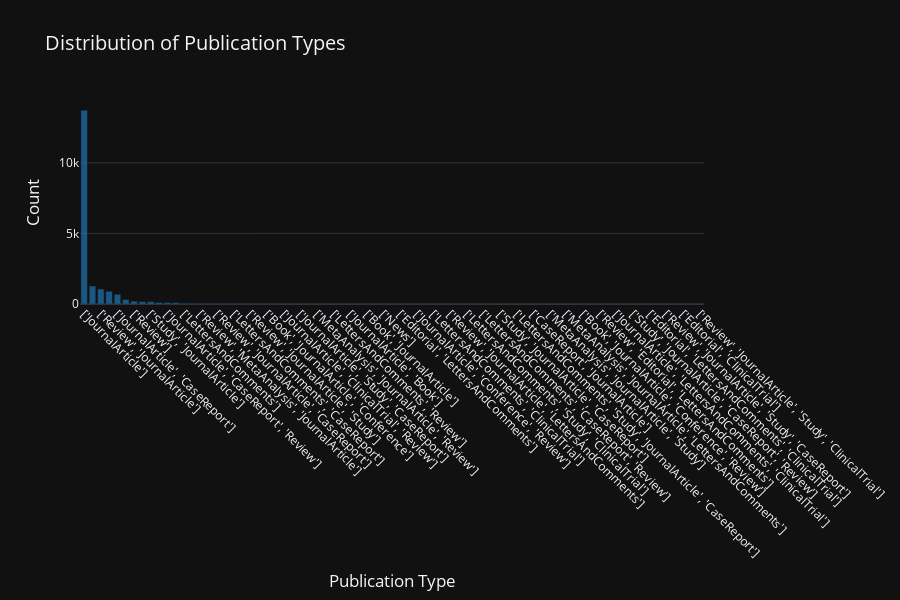

The code cell stored with this chart in its notebook:
### Markdown cell above
# Publication Type Analysis using Plotly

### Code cell
# Group by publicationTypes and count the number of publications in each type
publication_type_counts = df['publicationTypes'].value_counts().reset_index()
publication_type_counts.columns = ['Publication Type', 'Count']

# Create an interactive bar chart using Plotly Express
fig = px.bar(publication_type_counts, x='Publication Type', y='Count',
             title='Distribution of Publication Types',
             labels={'Publication Type': 'Publication Type', 'Count': 'Count'},
             template='plotly_dark')

# Customize the appearance of the chart
fig.update_traces(marker_color='#1f77b4', opacity=0.7)

# Adjust the layout for better visibility
fig.update_layout(
    xaxis_title='Publication Type',
    yaxis_title='Count',
    xaxis_tickangle=45,
    xaxis_tickfont_size=12,
    yaxis_tickfont_size=12,
    font=dict(size=14),
    showlegend=False,
    height=600,  # Increase the chart height for better visibility
)

# Show the interactive chart
fig.show()

### Figure 1 — Plotly figure (JSON) as saved in the notebook; plotly's stock layout.template omitted (floating-point values rounded to 4 significant figures)
{"data": [{"alignmentgroup": "True", "hovertemplate": "Publication Type=%{x}<br>Count=%{y}<extra></extra>", "legendgroup": "", "marker": {"color": "#1f77b4", "pattern": {"shape": ""}}, "name": "", "offsetgroup": "", "opacity": 0.7, "orientation": "v", "showlegend": false, "textposition": "auto", "type": "bar", "x": ["['JournalArticle']", "['JournalArticle', 'Review']", "['Review', 'JournalArticle']", "['JournalArticle', 'Study']", "['JournalArticle', 'CaseReport']", "['JournalArticle', 'ClinicalTrial']", "['Review']", "['Study', 'JournalArticle', 'ClinicalTrial']", "['Study', 'JournalArticle']", "['JournalArticle', 'Conference']", "['JournalArticle', 'CaseReport', 'Review']", "['JournalArticle', 'Study', 'ClinicalTrial']", "['LettersAndComments']", "['JournalArticle', 'Study', 'Review']", "['Review', 'MetaAnalysis', 'JournalArticle']", "['Editorial']", "['Review', 'JournalArticle', 'CaseReport']", "['MetaAnalysis', 'JournalArticle']", "['LettersAndComments', 'CaseReport']", "['Study', 'JournalArticle', 'Review']", "['Review', 'JournalArticle', 'Study']", "['JournalArticle', 'Book', 'Conference']", "['Book', 'JournalArticle', 'Conference']", "['JournalArticle', 'ClinicalTrial', 'Study']", "['JournalArticle', 'ClinicalTrial', 'Review']", "['Study', 'JournalArticle', 'ClinicalTrial', 'Review']", "['JournalArticle', 'Study', 'CaseReport']", "['JournalArticle', 'LettersAndComments']", "['MetaAnalysis', 'JournalArticle', 'Review']", "['JournalArticle', 'ClinicalTrial', 'CaseReport']", "['LettersAndComments', 'Review']", "['LettersAndComments', 'Study']", "['JournalArticle', 'Book']", "['Editorial', 'Review']", "['Book', 'JournalArticle']", "['JournalArticle', 'Study', 'ClinicalTrial', 'Review']", "['News']", "['JournalArticle', 'Editorial']", "['Editorial', 'LettersAndComments']", "['Review', 'JournalArticle', 'ClinicalTrial']", "['JournalArticle', 'Conference', 'Review']", "['LettersAndComments', 'JournalArticle']", "['LettersAndComments', 'ClinicalTrial']", "['LettersAndComments', 'JournalArticle', 'Review']", "['Review', 'JournalArticle', 'LettersAndComments']", "['Review', 'Editorial']", "['LettersAndComments', 'Study', 'ClinicalTrial']", "['Conference']", "['LettersAndComments', 'CaseReport', 'Review']", "['Study', 'JournalArticle', 'ClinicalTrial', 'CaseReport']", "['Study', 'JournalArticle', 'CaseReport']", "['JournalArticle', 'ClinicalTrial', 'Study', 'CaseReport']", "['LettersAndComments', 'Study', 'JournalArticle', 'CaseReport']", "['JournalArticle', 'LettersAndComments', 'Review']", "['CaseReport', 'JournalArticle']", "['ClinicalTrial', 'JournalArticle', 'Study', 'Review', 'LettersAndComments']", "['MetaAnalysis', 'JournalArticle', 'Study']", "['LettersAndComments', 'Study', 'JournalArticle', 'ClinicalTrial']", "['MetaAnalysis', 'JournalArticle', 'LettersAndComments']", "['JournalArticle', 'Book', 'Conference', 'Review']", "['Book', 'JournalArticle', 'Conference', 'Review']", "['ClinicalTrial', 'Study', 'JournalArticle']", "['Review', 'Editorial', 'LettersAndComments']", "['JournalArticle', 'Study', 'CaseReport', 'Review']", "['JournalArticle', 'LettersAndComments', 'ClinicalTrial']", "['Review', 'LettersAndComments']", "['Study', 'JournalArticle', 'CaseReport', 'Review']", "['Book', 'JournalArticle', 'Review']", "['Editorial', 'LettersAndComments', 'ClinicalTrial']", "['JournalArticle', 'Study', 'ClinicalTrial', 'CaseReport']", "['Review', 'JournalArticle', 'Study', 'CaseReport']", "['JournalArticle', 'Study', 'LettersAndComments']", "['Editorial', 'ClinicalTrial']", "['Study', 'MetaAnalysis', 'JournalArticle']", "['Review', 'JournalArticle', 'Study', 'ClinicalTrial']"], "xaxis": "x", "y": [13731, 1273, 1060, 903, 693, 323, 206, 175, 173, 115, 107, 105, 50, 42, 33, 32, 27, 25, 25, 25, 17, 15, 13, 13, 12, 11, 11, 10, 9, 7, 5, 5, 4, 4, 4, 3, 3, 3, 3, 3, 3, 3, 3, 2, 2, 2, 2, 2, 2, 2, 1, 1, 1, 1, 1, 1, 1, 1, 1, 1, 1, 1, 1, 1, 1, 1, 1, 1, 1, 1, 1, 1, 1, 1, 1], "yaxis": "y"}], "layout": {"barmode": "relative", "font": {"size": 14}, "height": 600, "legend": {"tracegroupgap": 0}, "showlegend": false, "title": {"text": "Distribution of Publication Types"}, "xaxis": {"anchor": "y", "domain": [0, 1], "tickangle": 45, "tickfont": {"size": 12}, "title": {"text": "Publication Type"}}, "yaxis": {"anchor": "x", "domain": [0, 1], "tickfont": {"size": 12}, "title": {"text": "Count"}}}}
